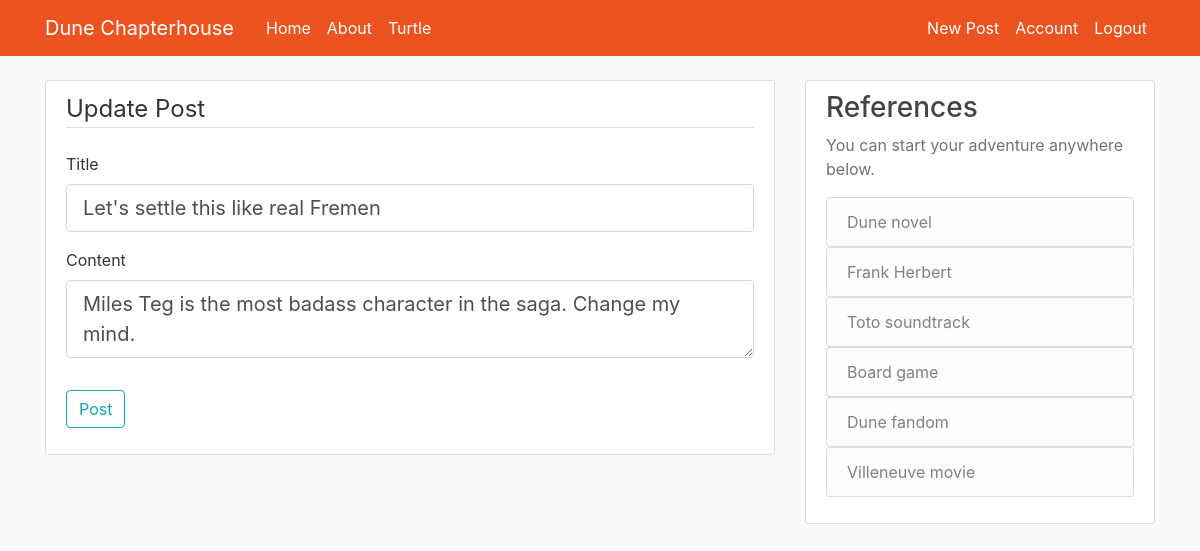
The page /post/6/update (signed in) on the database its author committed.
### Chapterhouse/models.py (models this page shows, shortened)
class Post(db.Model):
    id = db.Column(db.Integer, primary_key=True)
    title = db.Column(db.String(100), nullable=False)
    date_posted = db.Column(db.DateTime, nullable=False, default=datetime.utcnow)
    content = db.Column(db.Text, nullable=False)
    user_id = db.Column(db.Integer, db.ForeignKey('user.id'), nullable=False)

### Chapterhouse/routes.py (the view)
@app.route("/post/<int:post_id>/update", methods=['GET', 'POST'])
@login_required
def update_post(post_id):
    post = Post.query.get_or_404(post_id)
    if post.author != current_user:
        abort(403)
    form = PostForm()
    if form.validate_on_submit():
        post.title = form.title.data
        post.content = form.content.data
        db.session.commit()
        flash('Your post has been updated!', 'success')
        return redirect(url_for('post', post_id=post.id))
    elif request.method == 'GET':
        form.title.data = post.title
        form.content.data = post.content
    return render_template('create_post.html', title='Update Post', form=form, legend='Update Post')

### Chapterhouse/forms.py
class PostForm(FlaskForm):
    title = StringField('Title', validators=[DataRequired()])
    content = TextAreaField('Content', validators=[DataRequired()])
    submit = SubmitField('Post')

### Chapterhouse/models.py (called while the page is built)
@login_manager.user_loader
def load_user(user_id):
    return User.query.get(int(user_id))

### Chapterhouse/templates/create_post.html (shortened to what this page needs)
{% extends "layout.html" %}
{% block content %}
<div class="content-section">
  <form class="" action="" method="POST">
      <fieldset class="form-group">
          <legend class="border-bottom mb-4">{{ legend }}</legend>
          <div class="form-group">
              {{ form.title.label(class="form-control-label")}}
              {% if form.title.errors %}
                {{ form.title(class="form-control form-control-lg is-invalid")}}
                <div class="invalid-feedback">
                    {% for error in form.title.errors %}
                      <span>{{ error}}</span>
                    {% endfor %}
                </div>
                {% else %}
                    {{ form.title(class="form-control form-control-lg")}}
                {% endif %}
          </div>
          <div class="form-group">
              {{ form.content.label(class="form-control-label")}}
              {% if form.content.errors %}
                {{ form.content(class="form-control form-control-lg is-invalid")}}
                <div class="invalid-feedback">
                    {% for error in form.content.errors %}
                      <span>{{ error}}</span>
                    {% endfor %}
                </div>
                {% else %}
                    {{ form.content(class="form-control form-control-lg")}}
                {% endif %}
          </div>
      </fieldset>
      <div class="form-group">
          {{ form.submit(class="btn btn-outline-info") }}
      </div>
  </form>
</div>
{% endblock content %}

### Chapterhouse/static/main.css (style rules this page uses)
body { background: #fafafa; color: #333333; margin-top: 5rem; }
.content-section { background: #ffffff; padding: 10px 20px; border: 1px solid #dddddd; border-radius: 3px; margin-bottom: 20px; }

### rows shown on the page
Post: title "Let's settle this like real Fremen", content "Miles Teg is the most badass character in the saga. Change my mind."

### other values the page prints
{{ legend }} "Update Post"
